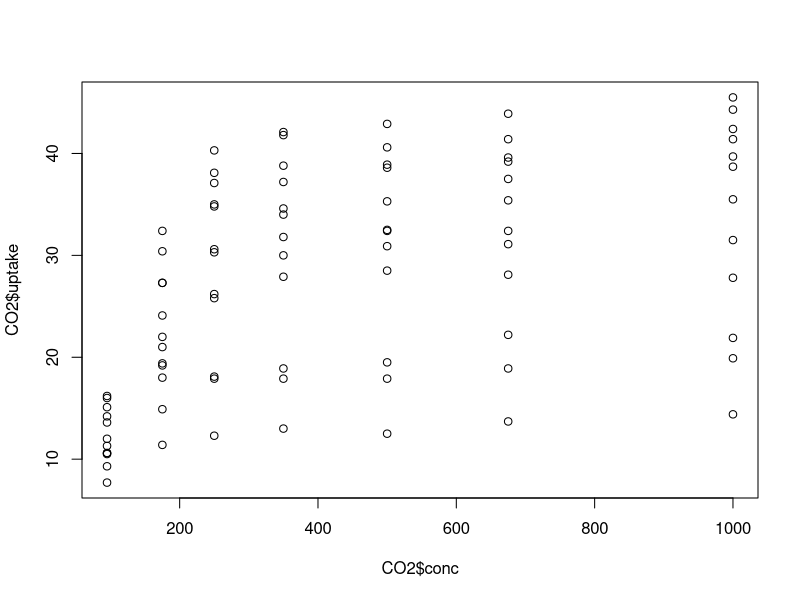
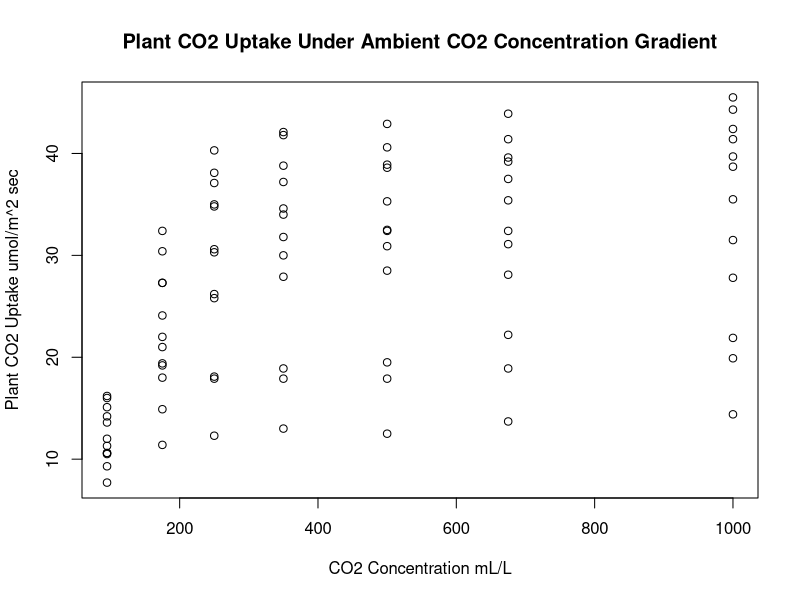
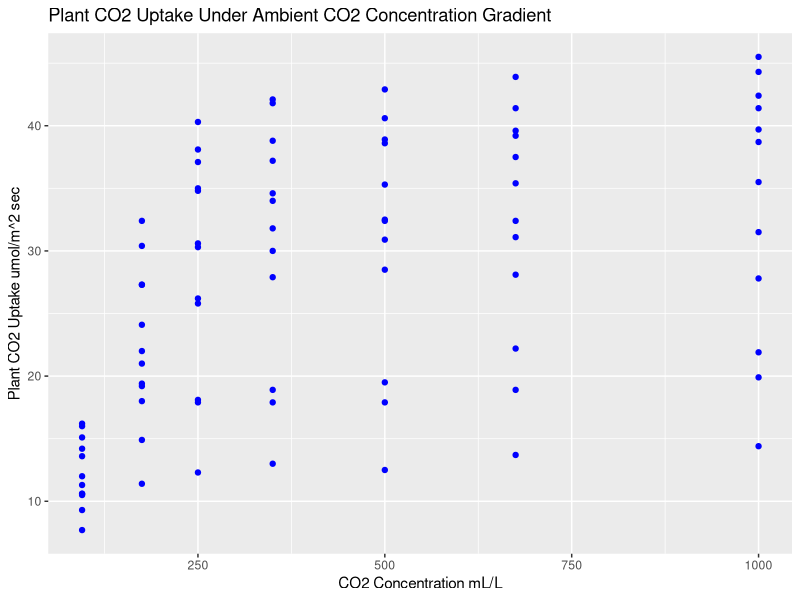
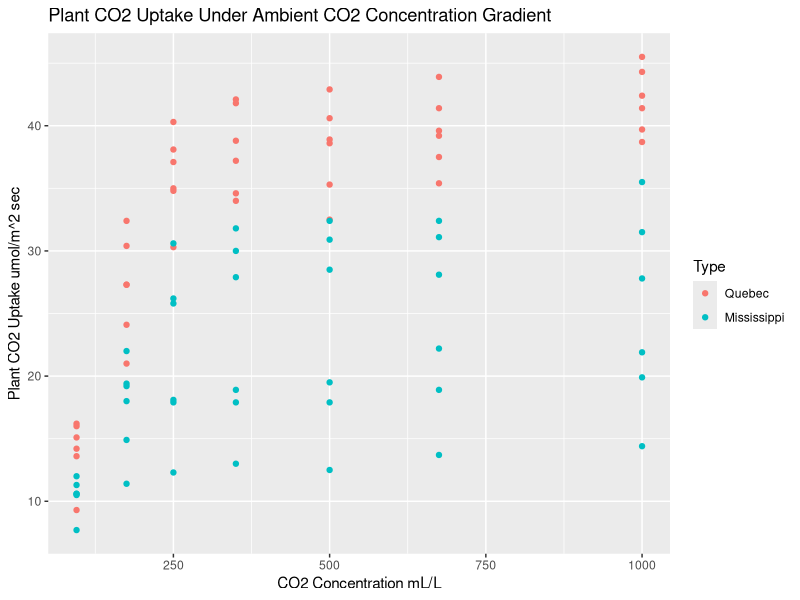
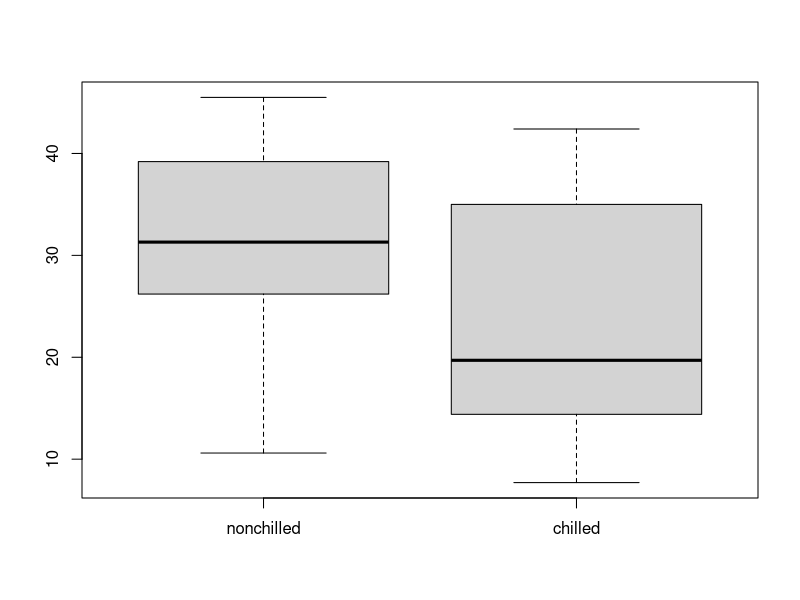
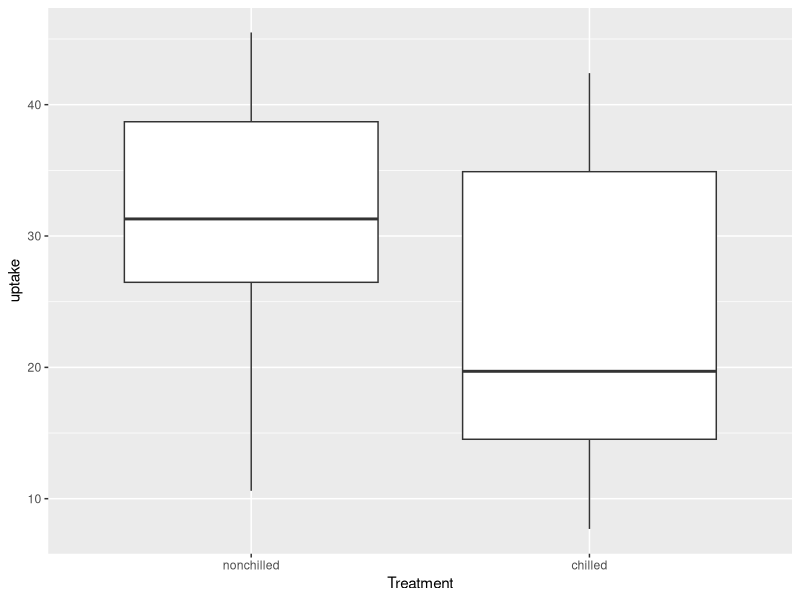
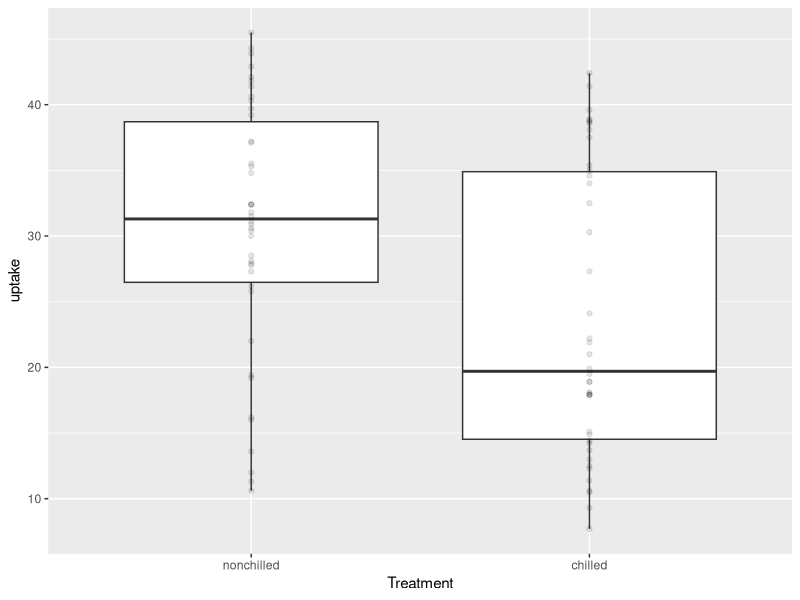
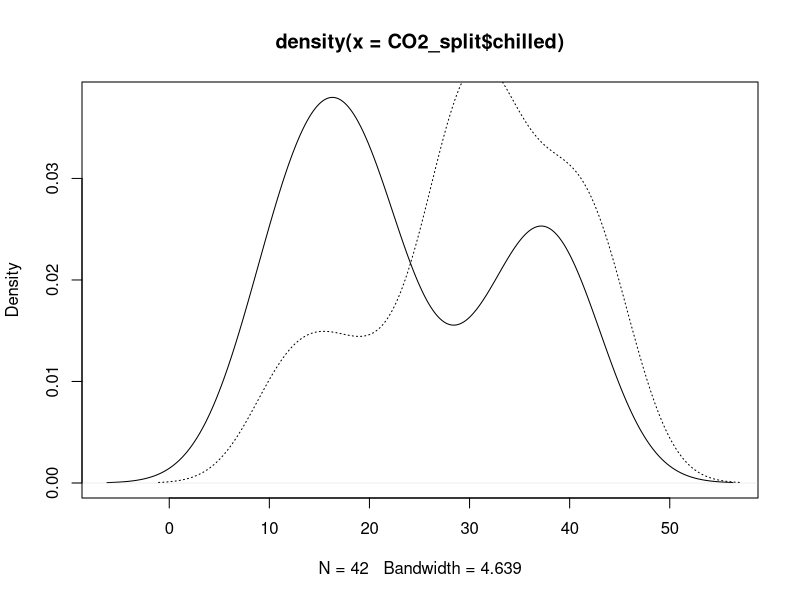

These charts were generated, in order, by the following R code:
# Introduction to plotting in R

# Don't forget to try the vignettes at the bottom of each help page!

# Setup ----------------------------------------------------------------------------------------------------------------------------------

if(!require(ggplot2)){install.packages(ggplot2)} # Load the library for ggplot2 as we will use it later.

# Save data from internal `datasets` package as a new object.
# This dataset is observations of CO2 uptake by plants originating from
# different locations, and with different temperature treatments performed.
CO2 = datasets::CO2

# Remind us what it looks like - three columns of character vectors represented as 'factors', and two numeric columns
head(CO2)

# More specific information about the structure (str) of the data
str(CO2)

# Visualization types --------------------------------------------------------------------------------------------------------------------------------------------

## Plots of data distribution in one dimension ######################

### Histogram - group the data into bins (default or custom defined) spanning the range of the data and display frequency of each bin.
?hist

### Density - Smooth out the data and display density (analogous to continuous frequency) of data along the range of the data.
?density # Combine with plot() to vizualize; i.e. plot(density(x))

### Dotchart - Display all point values along one dimension.
?dotchart


## Plots in two-dimension ###########################

### Ordinary point plotting
?plot # Plot points along x and y axes. Follow with points() for additional points from related data, or lines(); examples below.

### Grid plotting with grid cell values
?image # Plot a raster 'image', which is a set of coordinates x & y, and cell values z. 

### Box plot - Group the data along discrete factors, and display median, interquartile range (whiskers), and outliers
?boxplot



# What makes a good visualization? 
# * Plots should have a **purpose**, a clearly defined set of variables and a message being conveyed. 
# * Plots should be succinct and uncluttered so as to allow easy interpretation of the purpose. 
# * Plots should be comprehensive, representing the data accurately and fairly.

# Explore the data with simpler plots, then make them pretty!


# Visualization 1 ------------------------------------------------------------------------------------------------

# Changing ambient CO2 should affect CO2 uptake - less CO2 available might imply a slower uptake rate. Can we visualize this?

# We have two numeric vectors within the dataframe ; this is a good candidate for a simple point plot
class(CO2$conc)
class(CO2$uptake)


# Plot opens up the plotting window defaulting to the ranges of the data initially passed to plot()

plot(x = CO2$conc, y = CO2$uptake) # Commentary:
# # # # # # # # # # # # # # # # # # # # # # # # # # # # # # # # # # # # # # # # 
# There's some increase in uptake at the lower end of the concentration
# gradient, but it doesn't really increase much after ~250 mL/L

# It may imply that CO2 concentration is only a limiting factor at very low
# levels and does not drive uptake at higher concentrations
# # # # # # # # # # # # # # # # # # # # # # # # # # # # # # # # # # # # # # # # 

# Format the plot a little better. If the line gets too long, you can add breaks AFTER commas.

plot(x = CO2$conc, y = CO2$uptake, 
     xlab = 'CO2 Concentration mL/L', 
     ylab = 'Plant CO2 Uptake umol/m^2 sec', 
     main = 'Plant CO2 Uptake Under Ambient CO2 Concentration Gradient')

# Do the same in ggplot2

# In ggplot we have geoms that handle different types of plots, and we typically want to use data frames. 
# Variables are passed into a function `aes()`; these are things related to the data values themselves.

# ggplot2 skeleton is as follows

# Example:

# p = ggplot() +                                                  ### The function to get the plot started ggplot(). Add plot types, or 'geoms' after using the plus (+). 
                                                                  ### Optionally pass data inside parentheses. Can save to object (as shown), or plot directly without saving (no asssignment).

#   geom_point(data = data, aes(x = x_column_name,                ### Add a layer. Specify the data frame to be used in `data`. Specify VARIABLES within aes(). Specify FIXED characters outside.
#                               y = y_column_name), color = 'blue') +

#   geom_point(data = other_data, aes(x = x_column_name,          ### Add another layer from different data. NOTICE here that the color is now set to be dependent upon the `z` column in `other_data`.
#                                     y = y_column_name, 
#                                     color = z_column_name)) +  

#   geom_text(aes(x = 0, y = 0, label = 'label text'))            ### Add another layer. NOTICE that x and y are technically 'fixed' in this example, but position information almost always goes into aes().

#   ggtitle("Main title") + xlab("X label") + ylab("Y label")     ### Add labels and such; note this doesn't have to come last.

# Don't try to memorize all of the geom's; you'll become familiar with them through experience.

# Make the above plot:

ggplot() + 
  geom_point(data = CO2, aes(x = conc, y = uptake), color = 'blue') + 
  ggtitle("Plant CO2 Uptake Under Ambient CO2 Concentration Gradient") + 
  xlab("CO2 Concentration mL/L") + ylab("Plant CO2 Uptake umol/m^2 sec")

# What if we want color to depend on something, say where the plant came from?
# We can specify color to depend upon a column in the data frame, but we move
# the color argument INSIDE aes() now. ggplot automatically adds a legend:

ggplot() + 
  geom_point(data = CO2, aes(x = conc, y = uptake, color = Type)) + 
  ggtitle("Plant CO2 Uptake Under Ambient CO2 Concentration Gradient") + 
  xlab("CO2 Concentration mL/L") + ylab("Plant CO2 Uptake umol/m^2 sec")

# Adds a little more insight - Quebec plants almost always take up more CO2 than MS plants at the same ambient concentration!



# Visualization 2 ------------------------------------------------------------------------------------------------

# Biological processes are usually temperature mediated. We should expect higher
# respiration (CO2 uptake) with higher temperatures. What are the temp
# treatments? 'levels' extracts the unique factors from a 'factor' vector. In
# this case, 'chilled' and 'nonchilled' represented as 1's and 2's

levels(CO2$Treatment)

# We're interested in the distribution of uptake as it relates to treatment. How can we visualize this?
# * Box plot - grouping along a discrete variable (treatment) and display distribution of data
# * Density plot with line type determined by factor
# * Points colored by factor

# Split data frame by treatment. Makes two lists of CO2$uptake separated by treatment. 
# Note : if you wrap any assignment with parentheses like below, it will automatically print the object you just assigned.
(CO2_split = split(CO2$uptake, CO2$Treatment))

# Box plot - 'split' first by treatment and plot
boxplot(CO2_split)

# Do the same in ggplot: notice how much simpler it is to separate factors...
ggplot() + 
  geom_boxplot(data = CO2, aes(x = Treatment, y = uptake))

# Sometimes good to add the data on as well, for visualization. 
# Use alpha (transparency) to make it less intrusive and visualize density of data
ggplot() + 
  geom_boxplot(data = CO2, aes(x = Treatment, y = uptake)) + 
  geom_point(data = CO2, aes(x = Treatment, y = uptake), alpha = 0.1)

# Commentary:
# Chilled plants seem to take up slightly less CO2 (though we haven't tested for significance!)

# Plot density - notice that the window of the first plot cuts off the second! 
plot( density (CO2_split$chilled) )
lines( density( CO2_split$nonchilled ) , lty=3)

# Need to set window to all the data first

plot(x = c(-1,60), y = c(0,0.043), type = 'n')
lines( density( CO2_split$chilled) )
lines( density( CO2_split$nonchilled ) , lty=3)

# Nice, but it would take a lot less work if it were automatic. Do this in ggplot

ggplot(data = CO2) + 
  geom_density(aes(x = uptake, linetype = Treatment)) # So much simpler - one command! No splitting, no fiddling with windows.

# Exercises -----------------------------------------------------------------------------

# Use the trees dataset. Observe the structure (str) of the dataset and plot all three variables on one chart.

# Make your plot pretty! Change the colors to something that appeals you.